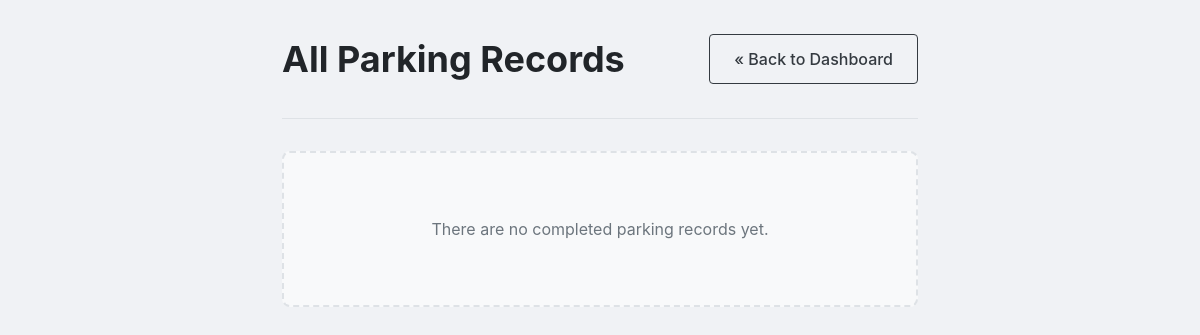
Before: /admin/records (signed in) with the older database file.
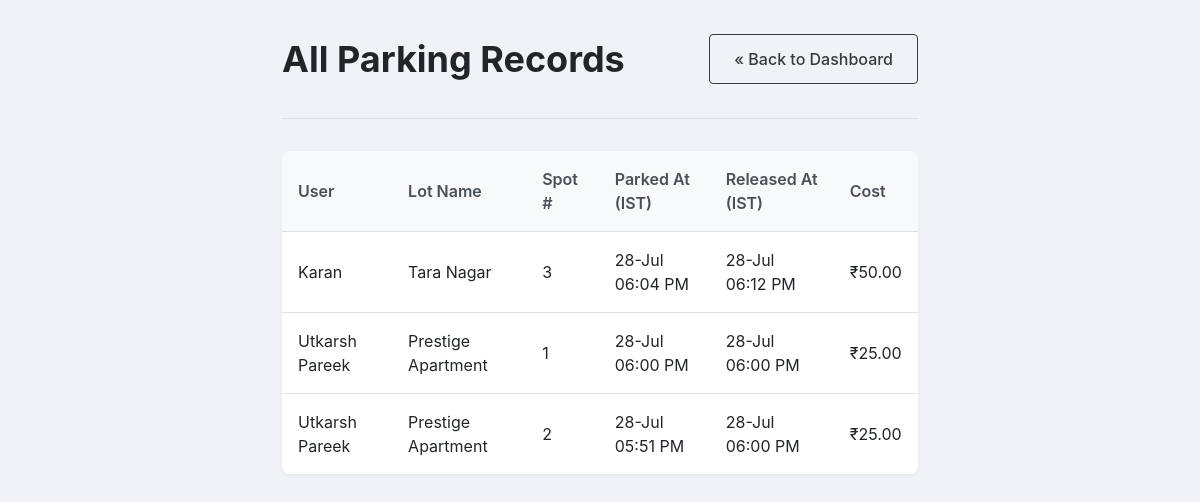
After: the same page with the newer database file.
### models/database.py (models this page shows, shortened)
class Reservation(db.Model):
    __tablename__ = 'reservation'
    id = db.Column(db.Integer, primary_key=True)
    spot_id = db.Column(db.Integer, db.ForeignKey('parking_spot.id'), nullable=False)
    user_id = db.Column(db.Integer, db.ForeignKey('user.id'), nullable=False)
    start_time = db.Column(db.DateTime, nullable=True)
    end_time = db.Column(db.DateTime, nullable=True)
    total_cost = db.Column(db.Float, nullable=True)

class User(db.Model):
    __tablename__ = 'user'
    id = db.Column(db.Integer, primary_key=True)
    email = db.Column(db.String(120), unique=True, nullable=False)
    full_name = db.Column(db.String(50), nullable=False)
    password_hash = db.Column(db.String(128), nullable=False)
    is_admin = db.Column(db.Boolean, default=False, nullable=False)
    address = db.Column(db.String(100), nullable=False)
    pincode = db.Column(db.String(10), nullable=False)
    reservations = db.relationship('Reservation', backref='spot', lazy=True, cascade="all, delete-orphan")
    reservations = db.relationship('Reservation', backref='user', lazy=True, cascade="all, delete-orphan")

class ParkingLot(db.Model):
    __tablename__ = 'parking_lot'
    id = db.Column(db.Integer, primary_key=True)
    name = db.Column(db.String(50), nullable=False)
    address = db.Column(db.String(100), nullable=False)
    pincode = db.Column(db.String(10), nullable=False)
    capacity = db.Column(db.Integer, nullable=False)
    price_per_hour = db.Column(db.Float, nullable=False)
    spots = db.relationship('ParkingSpot', backref='lot', lazy=True, cascade="all, delete-orphan")

class ParkingSpot(db.Model):
    __tablename__ = 'parking_spot'
    id = db.Column(db.Integer, primary_key=True)
    lot_id = db.Column(db.Integer, db.ForeignKey('parking_lot.id'), nullable=False)
    spot_number = db.Column(db.Integer, nullable=False)
    status = db.Column(db.String(1), default='A', nullable=False) # 'A' for Available, 'O' for Occupied, 'R' for Reserved
    reservations = db.relationship('Reservation', backref='spot', lazy=True, cascade="all, delete-orphan")

### routes/admin_routes.py (the view)
@admin_bp.route('/admin/records')
def all_records():
    if not session.get('is_admin'):
        flash('You must be an admin to view this page.', 'danger')
        return redirect(url_for('auth.login'))
    all_reservations = Reservation.query.filter(
        Reservation.end_time.is_not(None)
    ).order_by(Reservation.end_time.desc()).all()
    return render_template('admin/all_records.html', reservations=all_reservations)

### app.py (called while the page is built)
def to_ist(utc_dt):
    if utc_dt is None:
        return ""
    utc_dt = utc_dt.replace(tzinfo=ZoneInfo("UTC"))
    return utc_dt.astimezone(ZoneInfo("Asia/Kolkata"))

### templates/admin/all_records.html
{% extends "layout.html" %}
{% block content %}
<div class="dashboard-container">
    <div class="dashboard-header">
        <h1>All Parking Records</h1>
        <a href="{{ url_for('admin.admin_dashboard') }}" class="btn btn-outline">&laquo; Back to Dashboard</a>
    </div>
    <hr>
    {% if reservations %}
    <table class="data-table">
        <thead>
            <tr>
                <th>User</th>
                <th>Lot Name</th>
                <th>Spot #</th>
                <th>Parked At (IST)</th>
                <th>Released At (IST)</th>
                <th>Cost</th>
            </tr>
        </thead>
        <tbody>
            {% for res in reservations %}
            <tr>
                <td>{{ res.user.full_name }}</td>
                <td>{{ res.spot.lot.name }}</td>
                <td>{{ res.spot.spot_number }}</td>
                <td>{{ (res.start_time | to_ist).strftime('%d-%b %I:%M %p') }}</td>
                <td>{{ (res.end_time | to_ist).strftime('%d-%b %I:%M %p') }}</td>
                <td>₹{{ "%.2f"|format(res.total_cost) }}</td>
            </tr>
            {% endfor %}
        </tbody>
    </table>
    {% else %}
    <div class="card-placeholder">
        <p>There are no completed parking records yet.</p>
    </div>
    {% endif %}
</div>
{% endblock %}

Changed rows visible on the page:
added Reservation: user.full_name "Karan", spot.lot.name "Tara Nagar", spot.spot_number "3", start_time "28-Jul 06:04 PM", end_time "28-Jul 06:12 PM", total_cost "50.00"
now on this page (row edited): Reservation: user.full_name "Utkarsh Pareek", spot.lot.name "Prestige Apartment", spot.spot_number "1", start_time "28-Jul 06:00 PM", end_time "28-Jul 06:00 PM", total_cost "25.00"
now on this page (row edited): Reservation: user.full_name "Utkarsh Pareek", spot.lot.name "Prestige Apartment", spot.spot_number "2", start_time "28-Jul 05:51 PM", end_time "28-Jul 06:00 PM", total_cost "25.00"
Other visible differences:
text no longer shown: "There are no completed parking records yet."
text now shown: "User Lot Name Spot # Parked At (IST) Released At (IST) Cost"
